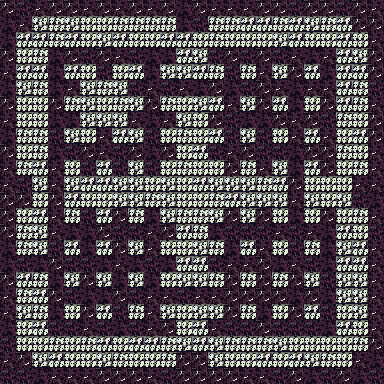

Tiled map render using the project's own tile images. Description and the map definition, with tile-layer contents summarised, below:
An orthogonal 24x24 tile map with 16x16 px tiles, 1 tile layer (tile) and 80 objects (3x transfloor3, 2x fakewall3).

<map version="1.0" tiledversion="1.1.2" orientation="orthogonal" renderorder="right-down" width="24" height="24" tilewidth="16" tileheight="16" infinite="0" nextobjectid="115">
 <tileset firstgid="1" source="tileset.tsx" />
 <layer name="tile" width="24" height="24">
  <data>[576 cells, 576 non-empty, 8 distinct tile ids]</data>
 </layer>
 <objectgroup name="furniture">
  <object id="31" gid="49" x="160" y="272" width="16" height="16">
   <properties>
    <property name="activationtarget" value="[[2,16]]" />
    <property name="useractivationtext" value="You head a loud crash as you pull the lever. The echo sounds like a distant laughter..." />
   </properties>
  </object>
  <object id="32" gid="49" x="80" y="176" width="16" height="16">
   <properties>
    <property name="activationtarget" value="[[2,16]]" />
    <property name="useractivationtext" value="You head a loud crash as you pull the lever. The echo sounds like a distant laughter..." />
   </properties>
  </object>
  <object id="33" gid="49" x="288" y="96" width="16" height="16">
   <properties>
    <property name="activationtarget" value="[[2,16]]" />
    <property name="useractivationtext" value="You head a loud crash as you pull the lever. The echo sounds like a distant laughter..." />
   </properties>
  </object>
  <object id="34" gid="49" x="224" y="240" width="16" height="16">
   <properties>
    <property name="activationtarget" value="[[2,16]]" />
    <property name="useractivationtext" value="You head a loud crash as you pull the lever. The echo sounds like a distant laughter..." />
   </properties>
  </object>
  <object id="35" gid="12" x="176" y="304" width="16" height="16" />
  <object id="36" gid="12" x="192" y="304" width="16" height="16" />
  <object id="37" gid="12" x="288" y="208" width="16" height="16" />
  <object id="38" gid="12" x="288" y="192" width="16" height="16" />
  <object id="39" gid="12" x="176" y="96" width="16" height="16" />
  <object id="40" gid="12" x="192" y="96" width="16" height="16" />
  <object id="41" gid="10" x="16" y="272" width="16" height="16" />
  <object id="42" gid="51" x="80" y="304" width="16" height="16">
   <properties>
    <property name="activationtarget" value="[[11,18]]" />
   </properties>
  </object>
  <object id="43" gid="51" x="80" y="288" width="16" height="16">
   <properties>
    <property name="activationtarget" value="[[12,18]]" />
   </properties>
  </object>
  <object id="44" gid="51" x="272" y="240" width="16" height="16">
   <properties>
    <property name="activationtarget" value="[[18,12]]" />
   </properties>
  </object>
  <object id="45" gid="51" x="304" y="240" width="16" height="16">
   <properties>
    <property name="activationtarget" value="[[18,11]]" />
   </properties>
  </object>
  <object id="46" gid="51" x="224" y="160" width="16" height="16">
   <properties>
    <property name="activationtarget" value="[[12,5]]" />
   </properties>
  </object>
  <object id="47" gid="51" x="224" y="80" width="16" height="16">
   <properties>
    <property name="activationtarget" value="[[11,5]]" />
   </properties>
  </object>
  <object id="48" type="transfloor3" gid="39" x="32" y="272" width="16" height="16" />
  <object id="49" gid="65" x="80" y="256" width="16" height="16" />
  <object id="50" gid="65" x="80" y="272" width="16" height="16" />
  <object id="51" gid="65" x="112" y="272" width="16" height="16" />
  <object id="52" gid="65" x="96" y="240" width="16" height="16" />
  <object id="53" gid="65" x="112" y="288" width="16" height="16" />
  <object id="54" gid="65" x="128" y="304" width="16" height="16" />
  <object id="55" gid="65" x="64" y="240" width="16" height="16" />
  <object id="56" gid="65" x="288" y="240" width="16" height="16" />
  <object id="57" gid="65" x="256" y="288" width="16" height="16" />
  <object id="58" gid="65" x="224" y="304" width="16" height="16" />
  <object id="59" gid="65" x="224" y="224" width="16" height="16" />
  <object id="60" gid="65" x="224" y="272" width="16" height="16" />
  <object id="61" gid="65" x="288" y="160" width="16" height="16" />
  <object id="62" gid="65" x="144" y="96" width="16" height="16" />
  <object id="63" gid="51" x="128" y="96" width="16" height="16">
   <properties>
    <property name="activationtarget" value="[[10,5],[13,5]]" />
   </properties>
  </object>
  <object id="64" type="fakewall3" gid="34" x="48" y="192" width="16" height="16" />
  <object id="65" type="fakewall3" gid="34" x="48" y="208" width="16" height="16" />
  <object id="66" gid="51" x="144" y="176" width="16" height="16">
   <properties>
    <property name="activationtarget" value="[[3,11],[3,12]]" />
   </properties>
  </object>
  <object id="67" gid="65" x="144" y="160" width="16" height="16" />
  <object id="68" gid="29" x="96" y="80" width="16" height="16" />
  <object id="69" gid="29" x="64" y="96" width="16" height="16" />
  <object id="70" gid="69" x="128" y="128" width="16" height="16" />
  <object id="71" gid="69" x="64" y="128" width="16" height="16" />
  <object id="72" gid="68" x="96" y="144" width="16" height="16" />
  <object id="73" type="transfloor3" gid="39" x="160" y="96" width="16" height="16" />
  <object id="74" type="transfloor3" gid="39" x="208" y="96" width="16" height="16" />
  <object id="75" gid="65" x="224" y="144" width="16" height="16" />
  <object id="76" gid="65" x="224" y="128" width="16" height="16" />
  <object id="77" gid="65" x="240" y="96" width="16" height="16" />
  <object id="78" gid="65" x="256" y="128" width="16" height="16" />
  <object id="79" gid="65" x="304" y="96" width="16" height="16" />
  <object id="80" gid="65" x="288" y="80" width="16" height="16" />
  <object id="85" gid="74" x="48" y="224" width="16" height="16" />
  <object id="86" gid="74" x="160" y="336" width="16" height="16" />
  <object id="87" gid="74" x="256" y="224" width="16" height="16" />
  <object id="88" gid="74" x="320" y="224" width="16" height="16" />
  <object id="89" gid="74" x="256" y="176" width="16" height="16" />
  <object id="90" gid="74" x="208" y="160" width="16" height="16" />
  <object id="91" gid="74" x="160" y="160" width="16" height="16" />
  <object id="92" gid="74" x="112" y="176" width="16" height="16" />
  <object id="93" gid="74" x="160" y="64" width="16" height="16" />
  <object id="94" gid="74" x="208" y="64" width="16" height="16" />
  <object id="95" gid="73" x="288" y="128" width="16" height="16" />
  <object id="96" gid="73" x="160" y="128" width="16" height="16" />
  <object id="97" gid="73" x="48" y="128" width="16" height="16" />
  <object id="98" gid="73" x="144" y="240" width="16" height="16" />
  <object id="99" gid="73" x="256" y="272" width="16" height="16" />
  <object id="100" gid="73" x="288" y="288" width="16" height="16" />
  <object id="101" gid="73" x="320" y="272" width="16" height="16" />
  <object id="102" gid="73" x="144" y="304" width="16" height="16" />
  <object id="103" gid="90" x="48" y="272" width="16" height="16">
   <properties>
    <property name="description" value="A skeleton." />
   </properties>
  </object>
 </objectgroup>
 <objectgroup name="item">
  <object id="105" gid="222" x="96" y="144" width="16" height="16" />
 </objectgroup>
 <objectgroup name="creature">
  <object id="106" gid="249" x="320" y="336" width="16" height="16" />
  <object id="107" gid="248" x="256" y="336" width="16" height="16" />
  <object id="108" gid="248" x="320" y="272" width="16" height="16" />
  <object id="109" gid="248" x="320" y="160" width="16" height="16" />
  <object id="110" gid="248" x="128" y="64" width="16" height="16" />
  <object id="111" gid="250" x="96" y="336" width="16" height="16" />
  <object id="112" gid="250" x="320" y="128" width="16" height="16" />
  <object id="113" gid="250" x="48" y="96" width="16" height="16" />
  </objectgroup>
 <objectgroup name="description" visible="0">
  <!-- 1 objects omitted --></objectgroup>
</map>
<!-- 2 of 80 objects omitted -->
